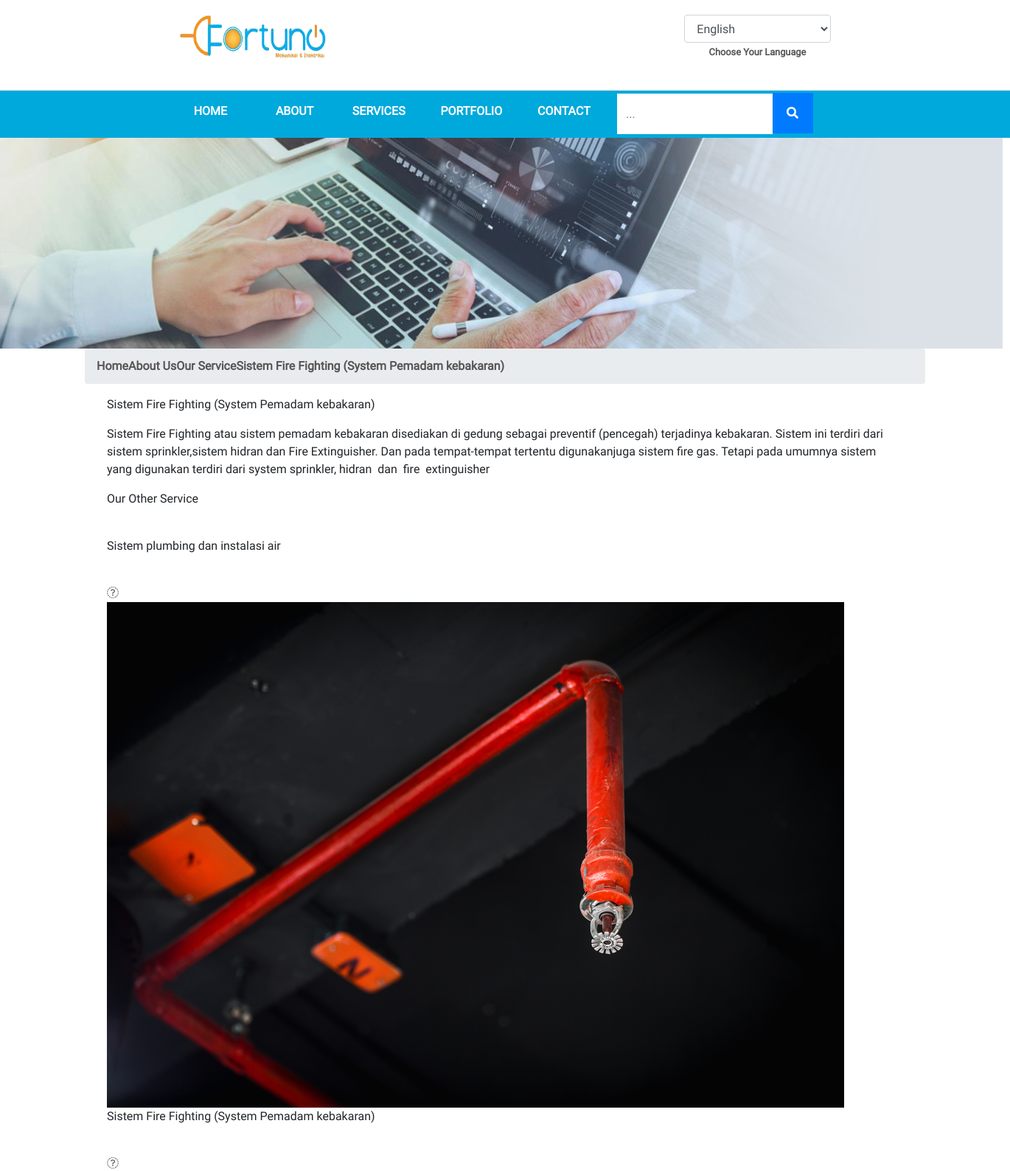
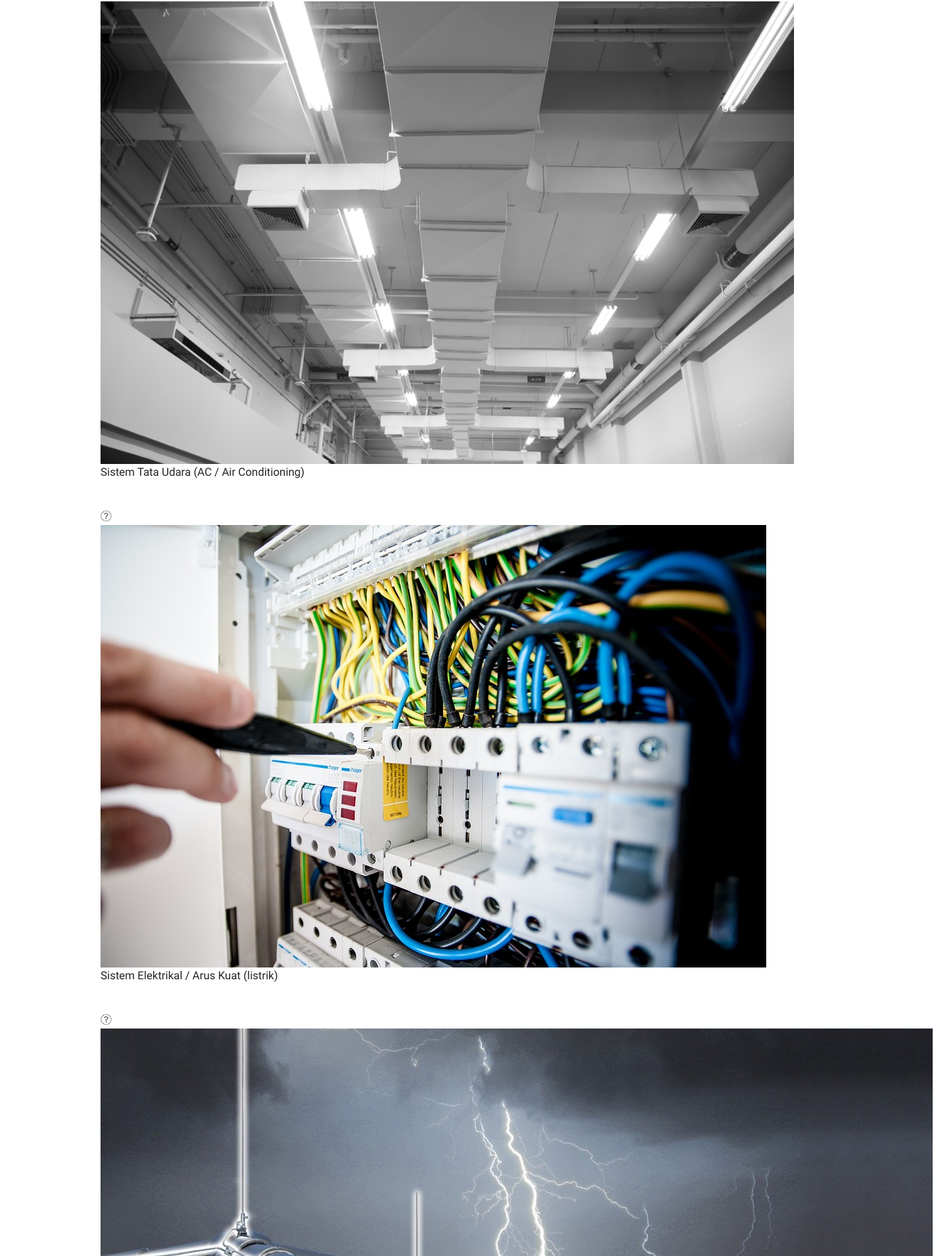
Page /our-service/sprinkler-system (upper part) on the committed database (2 pictures, top to bottom).
### tables this page shows
CREATE TABLE `fortu_services` (
  `services_id` int(11) NOT NULL,
  `catservices_id` int(8) NOT NULL,
  `services_name` varchar(255) NOT NULL,
  `services_name_en` varchar(255) NOT NULL,
  `services_desc` text NOT NULL,
  `services_desc_en` text NOT NULL,
  `services_alt` varchar(255) NOT NULL COMMENT 'alt untuk gambar',
  `services_pub` enum('88','99') NOT NULL COMMENT '99 = publish',
  `services_link` varchar(255) NOT NULL
);

CREATE TABLE `fortu_image` (
  `image_id` int(11) NOT NULL,
  `parent_id` int(11) NOT NULL,
  `image_parent_name` varchar(255) NOT NULL,
  `image_name` varchar(255) NOT NULL,
  `image_seq` tinyint(4) NOT NULL
);

### application/views/index.php (called while the page is built, shortened)
<?php
$this->load->view('component/top', isset($top) ? $top : 0);
$this->load->view('component/header', isset($header) ? $header : 0);
$this->load->view($content, isset($component) ? $component : 0);

### application/controllers/Service.php (called while the page is built, shortened)
<?php
class Service extends Frontend_Controller {
	public function detail($link)
	{
		$this->data['content']	= 'pages/service-detail';
		$this->data['detail'] = $this->services_model->get_by(array('services_link' => $link), 1, NULL, TRUE);
		$change = array();
		$services = $this->services_model->get();
		$i=0;
		foreach ($services as $service) {
			$select = array('parent_id' => $service->services_id, 'image_parent_name' => 'services');
			$select['image_seq'] = 0;
			$image = $this->image_model->get_by($select, 1, NULL, TRUE);
			$select['image_seq'] = 1;
			$icon = $this->image_model->get_by($select, 1, NULL, TRUE);
			$change[$i] = (object)array(
				'service_name' => $service->services_name,
				'service_desc' => $service->services_desc,
				'service_link' => $service->services_link,
				'service_image'=> $image->image_name,
				'service_icon' => $icon->image_name,
			);
			$i++;
		}
		$this->data['services'] = $change;
		$this->load->view('index', $this->data);
	}
}

### index.php (called while the page is built, shortened)
<?php
require_once BASEPATH.'core/CodeIgniter.php';

### application/core/MY_Model.php (called while the page is built, shortened)
<?php
class MY_Model extends CI_Model
{
	protected $_table_name;
	protected $_order_by;
	protected $_order_by_type;
	protected $_primary_filter = 'intval';
	protected $_primary_key;
	public function get($id = NULL, $single = FALSE)
	{
		if ($id != NULL) {
			$filter = $this->_primary_filter;
			$id = $filter($id);
			$this->db->where($this->_primary_key, $id);
			$method = 'row';
		}
		elseif ($single == TRUE) {
			$method = 'row';
		}
		else {
			$method = 'result';
		}
		if ($this->_order_by_type) {
			$this->db->order_by($this->_order_by, $this->_order_by_type);
		}
		else {
			$this->db->order_by($this->_order_by);
		}
		return $this->db->get('{PRE}'.$this->_table_name)->$method();
	}
	public function get_by($where = NULL, $limit = NULL, $offset = NULL, $single = FALSE, $select = NULL)
	{
		if ($select != NULL) {
			$this->db->select($select);
		}
		if ($where != NULL) {
			$this->db->where($where);
		}
		if (($limit) && ($offset)) {
			$this->db->limit($limit, $offset);
		}
		elseif (($limit)) {
			$this->db->limit($limit);
		}
		return $this->get(NULL, $single);
	}
	public function count($where = NULL)
	{
		if ($where) {
			$this->db->where($where);
		}
		$this->db->from('{PRE}'.$this->_table_name);
		return $this->db->count_all_results();
	}
}

### application/models/Catservices_model.php (called while the page is built, shortened)
<?php
class Catservices_model extends MY_Model
{
	function olahData($categories, $wimage=NULL)
	{
	  $category = array();
	  foreach ($categories as $cat) {
			$this->db->where(array('catservices_id' => $cat->catservices_id, 'services_pub' => '99', 'image_parent_name' => 'services'));
			$this->db->join('{PRE}'.'image', '{PRE}'.'image.parent_id = {PRE}services.services_id');
			$services = $this->db->get('{PRE}services')->result();
	    $serpis = array();
	    foreach ($services as $service) {
	      $serpis[] = (object)array(
	        'services_name' => $service->services_name,
	        'services_name_en' => $service->services_name_en,
	        'services_desc' => $service->services_desc,
	        'services_desc_en' => $service->services_desc_en,
					'services_link' => $service->services_link,
	        'services_img' => $service->image_name
	      );
	    }
	    $category[] = (object)array(
	      'catservice_name' => $cat->catservices_name,
	      'catservice_name_en' => $cat->catservices_name_en,
				'catservice_desc' => $cat->catservices_desc,
	      'catservice_desc_en' => $cat->catservices_desc_en,
				'catservice_icon' => $cat->catservices_icon,
				'catservice_link' => $cat->catservices_link,
	      'services' => $serpis
	      );
	    ($wimage == TRUE) ? $category[0]->catservice_bg = $cat->image_name : '';
	  }
	  return $category;
	}
}

### application/core/MY_Controller.php (called while the page is built, shortened)
<?php
class Frontend_Controller extends MY_Controller
{
	public function __construct()
	{
		$categories = $this->catservices_model->get_by(array('catservices_pub' => '99'));
		$this->data['cat_all'] = $this->catservices_model->olahData($categories, FALSE);
	}
}

### application/views/pages/service-detail.php (the view, shortened to what this page needs)
<section>
  <div class="service">
    <div class="banner-head">
      <img class="img-responsive" src="<?=site_url('dist/img/assets/banner2.jpg')?>" alt="">
      <div class="breadcumb">
        <ul class="breadcrumb container">
          <li><a href="<?=site_url()?>">Home</a></li>
          <li><a href="#">About Us</a></li>
          <li><a href="<?=site_url('our-service')?>">Our Service</a></li>
          <li class="aktip"><a href="#"><?=$detail->services_name?></a></li>
        </ul>
      </div>
    </div>
    <div class="service-detail">
      <div class="container">
        <div class="row">
          <div class="col-lg-12">
            <p><?=$detail->services_name?></p>
          </div>
        </div>
        <div class="row">
          <div class="col-lg-12">
            <?=$detail->services_desc?>
          </div>
        </div>
        <div class="row">
          <div class="col-lg-12">
            <p>Our Other Service</p>
          </div>
          <div class="col-lg-12">
            <div id="service-slide" class="owl-carousel">
              <?php foreach ($services as $service): ?>
                <div class="item">
                  <div class="box-service">
                    <img src="<?=site_url("uploads/img/services/$service->service_image")?>" alt="">
                    <p><?=$service->service_name?></p>
                    <div class="icon"><img src="<?=site_url("uploads/img/services/$service->service_icon")?>" alt=""></div>
                    <a href="<?=site_url("our-service/$service->service_link")?>">
                      <i class="fa fa-long-arrow-right"></i>
                    </a>
                  </div>
                </div>
              <?php endforeach; ?>
            </div>
          </div>
        </div>
      </div>
    </div>
  </div>
</section>

### rows in the picture
fortu_services: services_name "Sistem Fire Fighting (System Pemadam kebakaran)", services_desc "Sistem Fire Fighting atau sistem pemadam kebakaran disediakan di gedung sebagai preventif (pencegah) terjadinya kebakaran. Sistem ini terdiri dari sistem sprinkler,sistem hidran dan Fire Extinguisher. Dan pada tempat-tempat tertentu digunakanjuga sistem fire gas. Tetapi pada umumnya sistem yang digunakan terdiri dari system sprinkler, hidran dan fire extinguisher", fortu_image.image_name (picture)
fortu_services: services_name "Sistem plumbing dan instalasi air"
fortu_services: fortu_image.image_name (picture), services_name "Sistem Tata Udara (AC / Air Conditioning)"
fortu_services: fortu_image.image_name (picture), services_name "Sistem Elektrikal / Arus Kuat (listrik)"
fortu_services: fortu_image.image_name (picture)
